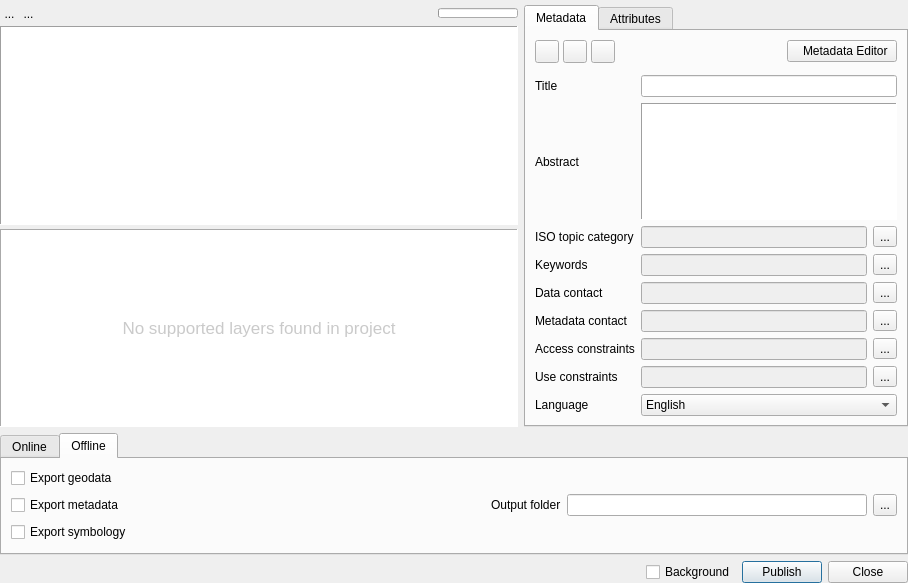
<?xml version="1.0" encoding="UTF-8"?>
<ui version="4.0">
 <class>Form</class>
 <widget class="QWidget" name="Form">
  <property name="enabled">
   <bool>true</bool>
  </property>
  <property name="geometry">
   <rect>
    <x>0</x>
    <y>0</y>
    <width>908</width>
    <height>583</height>
   </rect>
  </property>
  <property name="windowTitle">
   <string>Form</string>
  </property>
  <layout class="QVBoxLayout" name="verticalLayout_3">
   <property name="leftMargin">
    <number>0</number>
   </property>
   <property name="topMargin">
    <number>0</number>
   </property>
   <property name="rightMargin">
    <number>0</number>
   </property>
   <property name="bottomMargin">
    <number>0</number>
   </property>
   <item>
    <layout class="QHBoxLayout" name="horizontalLayout_5">
     <property name="topMargin">
      <number>5</number>
     </property>
     <item>
      <layout class="QVBoxLayout" name="verticalLayout">
       <property name="spacing">
        <number>4</number>
       </property>
       <item>
        <layout class="QHBoxLayout" name="layoutSelectLayers">
         <property name="spacing">
          <number>0</number>
         </property>
         <property name="bottomMargin">
          <number>0</number>
         </property>
         <item>
          <widget class="QToolButton" name="btnSelectAll">
           <property name="styleSheet">
            <string notr="true">QToolButton {
	border: none;
}</string>
           </property>
           <property name="text">
            <string>...</string>
           </property>
          </widget>
         </item>
         <item>
          <widget class="QToolButton" name="btnSelectNone">
           <property name="styleSheet">
            <string notr="true">QToolButton {
	border: none;
}</string>
           </property>
           <property name="text">
            <string>...</string>
           </property>
          </widget>
         </item>
         <item>
          <spacer name="horizontalSpacer_4">
           <property name="orientation">
            <enum>Qt::Horizontal</enum>
           </property>
           <property name="sizeType">
            <enum>QSizePolicy::MinimumExpanding</enum>
           </property>
           <property name="sizeHint" stdset="0">
            <size>
             <width>40</width>
             <height>16</height>
            </size>
           </property>
          </spacer>
         </item>
         <item>
          <widget class="QProgressBar" name="progressBar">
           <property name="sizePolicy">
            <sizepolicy hsizetype="Preferred" vsizetype="Preferred">
             <horstretch>0</horstretch>
             <verstretch>0</verstretch>
            </sizepolicy>
           </property>
           <property name="maximumSize">
            <size>
             <width>80</width>
             <height>10</height>
            </size>
           </property>
           <property name="value">
            <number>0</number>
           </property>
           <property name="alignment">
            <set>Qt::AlignJustify|Qt::AlignVCenter</set>
           </property>
           <property name="textVisible">
            <bool>false</bool>
           </property>
          </widget>
         </item>
        </layout>
       </item>
       <item>
        <widget class="QListWidget" name="listLayers">
         <property name="sizePolicy">
          <sizepolicy hsizetype="MinimumExpanding" vsizetype="Expanding">
           <horstretch>0</horstretch>
           <verstretch>0</verstretch>
          </sizepolicy>
         </property>
         <property name="minimumSize">
          <size>
           <width>350</width>
           <height>0</height>
          </size>
         </property>
         <property name="font">
          <font>
           <family>Segoe UI</family>
           <pointsize>9</pointsize>
          </font>
         </property>
         <property name="contextMenuPolicy">
          <enum>Qt::CustomContextMenu</enum>
         </property>
         <property name="styleSheet">
          <string notr="true">QListWidget {
   	outline: 0;
	color: palette(Text);
}

QListWidget::item {
   padding: 4px;
   border: 0px;
   color: palette(Text);
}

QListWidget::item:selected {
	color: black;
   	background-color: #84C5E6;
}

QLabel {
	color: palette(Text);
}

QLabel[selected=&quot;true&quot;] {
    color: black;
}

QLabel[selected=&quot;false&quot;] {
    color: palette(Text);
}

QPushButton {
	border: none;
}</string>
         </property>
         <property name="frameShape">
          <enum>QFrame::Panel</enum>
         </property>
         <property name="frameShadow">
          <enum>QFrame::Sunken</enum>
         </property>
         <property name="dragDropMode">
          <enum>QAbstractItemView::NoDragDrop</enum>
         </property>
         <property name="selectionBehavior">
          <enum>QAbstractItemView::SelectRows</enum>
         </property>
        </widget>
       </item>
       <item>
        <widget class="QLabel" name="txtNoLayers">
         <property name="sizePolicy">
          <sizepolicy hsizetype="MinimumExpanding" vsizetype="Expanding">
           <horstretch>0</horstretch>
           <verstretch>0</verstretch>
          </sizepolicy>
         </property>
         <property name="minimumSize">
          <size>
           <width>350</width>
           <height>0</height>
          </size>
         </property>
         <property name="font">
          <font>
           <family>Segoe UI</family>
           <pointsize>13</pointsize>
           <weight>44</weight>
           <italic>false</italic>
           <bold>false</bold>
          </font>
         </property>
         <property name="styleSheet">
          <string notr="true">font: 350 13pt &quot;Segoe UI&quot;;
color: palette(Midlight);
background-color: palette(Base);       </string>
         </property>
         <property name="frameShape">
          <enum>QFrame::Panel</enum>
         </property>
         <property name="frameShadow">
          <enum>QFrame::Sunken</enum>
         </property>
         <property name="text">
          <string>No supported layers found in project</string>
         </property>
         <property name="alignment">
          <set>Qt::AlignCenter</set>
         </property>
         <property name="wordWrap">
          <bool>true</bool>
         </property>
         <property name="margin">
          <number>20</number>
         </property>
         <property name="textInteractionFlags">
          <set>Qt::NoTextInteraction</set>
         </property>
        </widget>
       </item>
      </layout>
     </item>
     <item>
      <widget class="QTabWidget" name="tabLayerInfo">
       <property name="sizePolicy">
        <sizepolicy hsizetype="Preferred" vsizetype="Expanding">
         <horstretch>0</horstretch>
         <verstretch>0</verstretch>
        </sizepolicy>
       </property>
       <widget class="QWidget" name="tabMetadata">
        <property name="sizePolicy">
         <sizepolicy hsizetype="Preferred" vsizetype="Expanding">
          <horstretch>0</horstretch>
          <verstretch>0</verstretch>
         </sizepolicy>
        </property>
        <attribute name="title">
         <string>Metadata</string>
        </attribute>
        <layout class="QVBoxLayout" name="verticalLayout_2">
         <item>
          <layout class="QHBoxLayout" name="horizontalLayout_2">
           <property name="spacing">
            <number>4</number>
           </property>
           <item>
            <widget class="QToolButton" name="btnPreview">
             <property name="toolTip">
              <string>Preview metadata</string>
             </property>
             <property name="text">
              <string/>
             </property>
            </widget>
           </item>
           <item>
            <widget class="QToolButton" name="btnValidate">
             <property name="toolTip">
              <string>Validate metadata</string>
             </property>
             <property name="text">
              <string/>
             </property>
            </widget>
           </item>
           <item>
            <widget class="QToolButton" name="btnImport">
             <property name="toolTip">
              <string>Import ISO metadata</string>
             </property>
             <property name="text">
              <string/>
             </property>
            </widget>
           </item>
           <item>
            <spacer name="horizontalSpacer_2">
             <property name="orientation">
              <enum>Qt::Horizontal</enum>
             </property>
             <property name="sizeHint" stdset="0">
              <size>
               <width>40</width>
               <height>20</height>
              </size>
             </property>
            </spacer>
           </item>
           <item>
            <widget class="QPushButton" name="btnOpenQgisMetadataEditor">
             <property name="styleSheet">
              <string notr="true">padding: 3px 8px 3px 8px;</string>
             </property>
             <property name="text">
              <string>  Metadata Editor</string>
             </property>
             <property name="icon">
              <iconset theme="qgis_icon.svg">
               <normaloff>.</normaloff>.</iconset>
             </property>
            </widget>
           </item>
          </layout>
         </item>
         <item>
          <layout class="QGridLayout" name="gridLayout_2">
           <property name="topMargin">
            <number>6</number>
           </property>
           <item row="4" column="2">
            <widget class="QLineEdit" name="txtDataContact">
             <property name="enabled">
              <bool>false</bool>
             </property>
            </widget>
           </item>
           <item row="0" column="0">
            <widget class="QLabel" name="label">
             <property name="text">
              <string>Title</string>
             </property>
            </widget>
           </item>
           <item row="5" column="2">
            <widget class="QLineEdit" name="txtMetadataContact">
             <property name="enabled">
              <bool>false</bool>
             </property>
            </widget>
           </item>
           <item row="3" column="2">
            <widget class="QLineEdit" name="txtKeywords">
             <property name="enabled">
              <bool>false</bool>
             </property>
            </widget>
           </item>
           <item row="3" column="3">
            <widget class="QToolButton" name="btnKeywords">
             <property name="text">
              <string>...</string>
             </property>
            </widget>
           </item>
           <item row="2" column="3">
            <widget class="QToolButton" name="btnIsoTopic">
             <property name="text">
              <string>...</string>
             </property>
            </widget>
           </item>
           <item row="5" column="0">
            <widget class="QLabel" name="label_5">
             <property name="text">
              <string>Metadata contact</string>
             </property>
            </widget>
           </item>
           <item row="6" column="3">
            <widget class="QToolButton" name="btnAccessConstraints">
             <property name="text">
              <string>...</string>
             </property>
            </widget>
           </item>
           <item row="8" column="0">
            <widget class="QLabel" name="label_8">
             <property name="text">
              <string>Use constraints</string>
             </property>
            </widget>
           </item>
           <item row="6" column="2">
            <widget class="QLineEdit" name="txtAccessConstraints">
             <property name="enabled">
              <bool>false</bool>
             </property>
             <property name="text">
              <string/>
             </property>
            </widget>
           </item>
           <item row="2" column="0">
            <widget class="QLabel" name="label_3">
             <property name="text">
              <string>ISO topic category</string>
             </property>
            </widget>
           </item>
           <item row="0" column="2" colspan="2">
            <widget class="QLineEdit" name="txtMetadataTitle"/>
           </item>
           <item row="5" column="3">
            <widget class="QToolButton" name="btnMetadataContact">
             <property name="text">
              <string>...</string>
             </property>
            </widget>
           </item>
           <item row="6" column="0">
            <widget class="QLabel" name="label_6">
             <property name="text">
              <string>Access constraints</string>
             </property>
            </widget>
           </item>
           <item row="3" column="0">
            <widget class="QLabel" name="label_7">
             <property name="text">
              <string>Keywords</string>
             </property>
            </widget>
           </item>
           <item row="4" column="0">
            <widget class="QLabel" name="label_4">
             <property name="text">
              <string>Data contact</string>
             </property>
            </widget>
           </item>
           <item row="8" column="3">
            <widget class="QToolButton" name="btnUseConstraints">
             <property name="text">
              <string>...</string>
             </property>
            </widget>
           </item>
           <item row="1" column="2" colspan="2">
            <widget class="QTextEdit" name="txtAbstract">
             <property name="frameShape">
              <enum>QFrame::Panel</enum>
             </property>
            </widget>
           </item>
           <item row="9" column="0">
            <widget class="QLabel" name="label_9">
             <property name="text">
              <string>Language</string>
             </property>
            </widget>
           </item>
           <item row="9" column="2" colspan="2">
            <widget class="QComboBox" name="comboLanguage">
             <item>
              <property name="text">
               <string notr="true">English</string>
              </property>
             </item>
             <item>
              <property name="text">
               <string notr="true">Spanish</string>
              </property>
             </item>
             <item>
              <property name="text">
               <string notr="true">French</string>
              </property>
             </item>
            </widget>
           </item>
           <item row="1" column="0">
            <widget class="QLabel" name="label_2">
             <property name="text">
              <string>Abstract</string>
             </property>
            </widget>
           </item>
           <item row="2" column="2">
            <widget class="QLineEdit" name="txtIsoTopic">
             <property name="enabled">
              <bool>false</bool>
             </property>
            </widget>
           </item>
           <item row="4" column="3">
            <widget class="QToolButton" name="btnDataContact">
             <property name="text">
              <string>...</string>
             </property>
            </widget>
           </item>
           <item row="8" column="2">
            <widget class="QLineEdit" name="txtUseConstraints">
             <property name="enabled">
              <bool>false</bool>
             </property>
            </widget>
           </item>
          </layout>
         </item>
        </layout>
       </widget>
       <widget class="QWidget" name="tabData">
        <property name="sizePolicy">
         <sizepolicy hsizetype="Preferred" vsizetype="Expanding">
          <horstretch>0</horstretch>
          <verstretch>0</verstretch>
         </sizepolicy>
        </property>
        <attribute name="title">
         <string>Attributes</string>
        </attribute>
        <layout class="QHBoxLayout" name="horizontalLayout_4">
         <item>
          <widget class="QTableWidget" name="tableFields">
           <property name="sizePolicy">
            <sizepolicy hsizetype="Preferred" vsizetype="Expanding">
             <horstretch>0</horstretch>
             <verstretch>0</verstretch>
            </sizepolicy>
           </property>
           <property name="frameShape">
            <enum>QFrame::Panel</enum>
           </property>
           <property name="frameShadow">
            <enum>QFrame::Sunken</enum>
           </property>
           <property name="sizeAdjustPolicy">
            <enum>QAbstractScrollArea::AdjustToContentsOnFirstShow</enum>
           </property>
           <property name="selectionMode">
            <enum>QAbstractItemView::NoSelection</enum>
           </property>
           <property name="sortingEnabled">
            <bool>true</bool>
           </property>
           <attribute name="horizontalHeaderStretchLastSection">
            <bool>true</bool>
           </attribute>
           <column>
            <property name="text">
             <string>Publish</string>
            </property>
            <property name="textAlignment">
             <set>AlignLeading|AlignVCenter</set>
            </property>
           </column>
           <column>
            <property name="text">
             <string>Name</string>
            </property>
           </column>
          </widget>
         </item>
        </layout>
       </widget>
      </widget>
     </item>
    </layout>
   </item>
   <item>
    <layout class="QGridLayout" name="gridLayout">
     <item row="0" column="0">
      <widget class="QTabWidget" name="tabOnOffline">
       <property name="sizePolicy">
        <sizepolicy hsizetype="Expanding" vsizetype="Minimum">
         <horstretch>0</horstretch>
         <verstretch>0</verstretch>
        </sizepolicy>
       </property>
       <property name="currentIndex">
        <number>1</number>
       </property>
       <widget class="QWidget" name="tabOnline">
        <property name="sizePolicy">
         <sizepolicy hsizetype="Preferred" vsizetype="Minimum">
          <horstretch>0</horstretch>
          <verstretch>0</verstretch>
         </sizepolicy>
        </property>
        <attribute name="title">
         <string>Online</string>
        </attribute>
        <layout class="QGridLayout" name="gridLayout_6">
         <property name="horizontalSpacing">
          <number>6</number>
         </property>
         <item row="1" column="3">
          <widget class="QComboBox" name="comboGeodataServer">
           <property name="sizePolicy">
            <sizepolicy hsizetype="MinimumExpanding" vsizetype="Fixed">
             <horstretch>0</horstretch>
             <verstretch>0</verstretch>
            </sizepolicy>
           </property>
          </widget>
         </item>
         <item row="3" column="3">
          <widget class="QComboBox" name="comboMetadataServer">
           <property name="sizePolicy">
            <sizepolicy hsizetype="MinimumExpanding" vsizetype="Fixed">
             <horstretch>0</horstretch>
             <verstretch>0</verstretch>
            </sizepolicy>
           </property>
          </widget>
         </item>
         <item row="3" column="0">
          <widget class="QLabel" name="label_20">
           <property name="text">
            <string>Catalog service  </string>
           </property>
          </widget>
         </item>
         <item row="1" column="0">
          <widget class="QLabel" name="label_19">
           <property name="cursor">
            <cursorShape>ArrowCursor</cursorShape>
           </property>
           <property name="text">
            <string>Map service</string>
           </property>
          </widget>
         </item>
         <item row="1" column="4">
          <widget class="QCheckBox" name="chkOnlySymbology">
           <property name="text">
            <string>Symbology only</string>
           </property>
          </widget>
         </item>
         <item row="3" column="4">
          <widget class="QPushButton" name="btnRemoveAll">
           <property name="toolTip">
            <string>Remove all published geodata and metadata</string>
           </property>
           <property name="text">
            <string>Clear All</string>
           </property>
          </widget>
         </item>
        </layout>
       </widget>
       <widget class="QWidget" name="tabOffline">
        <property name="sizePolicy">
         <sizepolicy hsizetype="Preferred" vsizetype="Minimum">
          <horstretch>0</horstretch>
          <verstretch>0</verstretch>
         </sizepolicy>
        </property>
        <attribute name="title">
         <string>Offline</string>
        </attribute>
        <layout class="QGridLayout" name="gridLayout_7">
         <item row="1" column="1">
          <spacer name="horizontalSpacer">
           <property name="orientation">
            <enum>Qt::Horizontal</enum>
           </property>
           <property name="sizeType">
            <enum>QSizePolicy::Expanding</enum>
           </property>
           <property name="sizeHint" stdset="0">
            <size>
             <width>50</width>
             <height>20</height>
            </size>
           </property>
          </spacer>
         </item>
         <item row="1" column="0">
          <widget class="QCheckBox" name="chkExportMetadata">
           <property name="text">
            <string>Export metadata</string>
           </property>
          </widget>
         </item>
         <item row="0" column="0">
          <widget class="QCheckBox" name="chkExportGeodata">
           <property name="text">
            <string>Export geodata</string>
           </property>
          </widget>
         </item>
         <item row="2" column="0">
          <widget class="QCheckBox" name="chkExportSymbology">
           <property name="text">
            <string>Export symbology</string>
           </property>
          </widget>
         </item>
         <item row="1" column="2">
          <layout class="QHBoxLayout" name="horizontalLayout_6">
           <item>
            <widget class="QLabel" name="label_21">
             <property name="text">
              <string>Output folder</string>
             </property>
            </widget>
           </item>
           <item>
            <widget class="QLineEdit" name="txtExportFolder">
             <property name="minimumSize">
              <size>
               <width>300</width>
               <height>20</height>
              </size>
             </property>
            </widget>
           </item>
           <item>
            <widget class="QToolButton" name="btnExportFolder">
             <property name="sizePolicy">
              <sizepolicy hsizetype="Preferred" vsizetype="Preferred">
               <horstretch>0</horstretch>
               <verstretch>0</verstretch>
              </sizepolicy>
             </property>
             <property name="minimumSize">
              <size>
               <width>20</width>
               <height>20</height>
              </size>
             </property>
             <property name="text">
              <string>...</string>
             </property>
            </widget>
           </item>
          </layout>
         </item>
        </layout>
       </widget>
      </widget>
     </item>
    </layout>
   </item>
   <item>
    <layout class="QHBoxLayout" name="horizontalLayout">
     <item>
      <spacer name="horizontalSpacer_3">
       <property name="orientation">
        <enum>Qt::Horizontal</enum>
       </property>
       <property name="sizeHint" stdset="0">
        <size>
         <width>40</width>
         <height>20</height>
        </size>
       </property>
      </spacer>
     </item>
     <item>
      <widget class="QCheckBox" name="chkBackground">
       <property name="text">
        <string>Background</string>
       </property>
      </widget>
     </item>
     <item>
      <widget class="QPushButton" name="btnPublish">
       <property name="text">
        <string>Publish</string>
       </property>
       <property name="autoRepeatDelay">
        <number>298</number>
       </property>
       <property name="default">
        <bool>true</bool>
       </property>
      </widget>
     </item>
     <item>
      <widget class="QDialogButtonBox" name="btnClose">
       <property name="sizePolicy">
        <sizepolicy hsizetype="Maximum" vsizetype="Fixed">
         <horstretch>0</horstretch>
         <verstretch>0</verstretch>
        </sizepolicy>
       </property>
       <property name="focusPolicy">
        <enum>Qt::StrongFocus</enum>
       </property>
       <property name="standardButtons">
        <set>QDialogButtonBox::Close</set>
       </property>
      </widget>
     </item>
    </layout>
   </item>
  </layout>
 </widget>
 <tabstops>
  <tabstop>listLayers</tabstop>
  <tabstop>tabLayerInfo</tabstop>
  <tabstop>btnPreview</tabstop>
  <tabstop>btnValidate</tabstop>
  <tabstop>btnImport</tabstop>
  <tabstop>btnOpenQgisMetadataEditor</tabstop>
  <tabstop>txtMetadataTitle</tabstop>
  <tabstop>txtAbstract</tabstop>
  <tabstop>txtIsoTopic</tabstop>
  <tabstop>btnIsoTopic</tabstop>
  <tabstop>txtKeywords</tabstop>
  <tabstop>btnKeywords</tabstop>
  <tabstop>txtDataContact</tabstop>
  <tabstop>btnDataContact</tabstop>
  <tabstop>txtMetadataContact</tabstop>
  <tabstop>btnMetadataContact</tabstop>
  <tabstop>txtAccessConstraints</tabstop>
  <tabstop>btnAccessConstraints</tabstop>
  <tabstop>txtUseConstraints</tabstop>
  <tabstop>btnUseConstraints</tabstop>
  <tabstop>comboLanguage</tabstop>
  <tabstop>tableFields</tabstop>
  <tabstop>tabOnOffline</tabstop>
  <tabstop>comboGeodataServer</tabstop>
  <tabstop>chkOnlySymbology</tabstop>
  <tabstop>comboMetadataServer</tabstop>
  <tabstop>btnRemoveAll</tabstop>
  <tabstop>chkExportGeodata</tabstop>
  <tabstop>chkExportMetadata</tabstop>
  <tabstop>chkExportSymbology</tabstop>
  <tabstop>txtExportFolder</tabstop>
  <tabstop>btnExportFolder</tabstop>
  <tabstop>chkBackground</tabstop>
  <tabstop>btnPublish</tabstop>
  <tabstop>btnClose</tabstop>
 </tabstops>
 <resources/>
 <connections/>
</ui>
